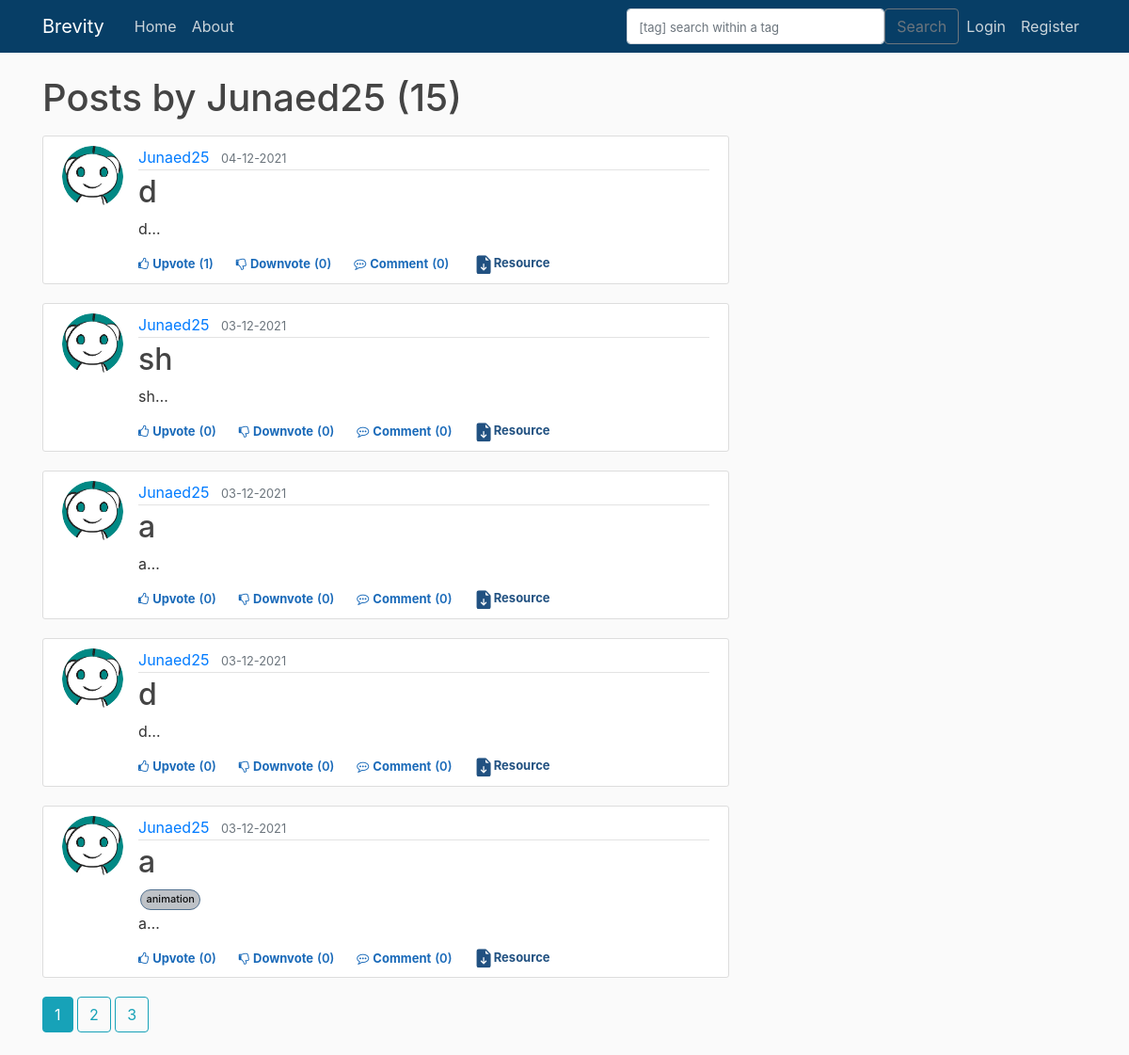
Screenshot of /user/Junaed25 with the database file from the repository.
### brevity/models.py (models this page shows, shortened)
class User(db.Model, UserMixin):
    id = db.Column(db.Integer, primary_key=True)
    username = db.Column(db.String(20), unique=True, nullable=False)
    email = db.Column(db.String(120), unique=True, nullable=False)
    image_file = db.Column(db.String(20), nullable=False, default='default.jpg')
    password = db.Column(db.String(60), nullable=False)
    posts = db.relationship('Post', backref='author', lazy=True)                    #By default SQLAlchemy guess the relationship to be one to many as posts returns a list of post.
    upvoted = db.relationship('Upvote', foreign_keys='Upvote.user_id', backref='user', lazy='dynamic')
    downvoted = db.relationship('Downvote', foreign_keys='Downvote.user_id', backref='user', lazy='dynamic')
    commented = db.relationship('Comment', backref='author', lazy=True)

class Post(db.Model):
    id = db.Column(db.Integer, primary_key=True)
    title = db.Column(db.String(100), nullable=False)
    date_posted = db.Column(db.DateTime, nullable=False, default=datetime.utcnow)
    content = db.Column(db.Text, nullable=False)
    user_id = db.Column(db.Integer, db.ForeignKey('user.id'), nullable=False)
    tags = db.relationship('Tag', backref='post', cascade="all, delete", lazy='dynamic')
    upvotes = db.relationship('Upvote', backref='post', cascade="all, delete", lazy='dynamic')
    downvotes = db.relationship('Downvote', backref='post',cascade="all, delete", lazy='dynamic')
    comments = db.relationship('Comment', backref='post',cascade="all, delete", lazy='dynamic')
    resources = db.relationship('ResourceFile', backref='post',cascade="all, delete", lazy='dynamic')

class Tag(db.Model):
    tag = db.Column(db.String(50), nullable=False, primary_key=True)
    post_id = db.Column(db.Integer, db.ForeignKey('post.id'), primary_key=True)

### brevity/users/routes.py (the view)
@users.route("/user/<string:username>")
def user_posts(username):
    form=SearchForm()
    page = request.args.get('page', 1, type=int)
    user = User.query.filter_by(username=username).first_or_404()
    posts = (Post.query.filter_by(author = user)
        .order_by(Post.date_posted.desc())
        .paginate(page = page, per_page = 5)
        )
    return render_template('user_posts.html', posts=posts, form=form, user=user)

### brevity/main/forms.py
class SearchForm(FlaskForm):
    searched = TextAreaField('Searched', validators=[DataRequired()])
    submit = SubmitField('Submit')

### brevity/templates/user_posts.html (shortened to what this page needs)
{% extends "layout.html" %}
{% block content %}
    <h1 class="mb-3">Posts by {{ user.username }} ({{ posts.total }})</h1>
    {% for post in posts.items %}
        <article class="media content-section">
            <img class="rounded-circle article-img" src="{{ url_for('static', filename = 'profile_pics/' + post.author.image_file)}}">
            <div class="media-body">
                <div class="article-metadata">
                    <a class="mr-2" href="{{ url_for('users.user_posts', username=post.author.username) }}">{{ post.author.username }}</a>
                    <small class="text-muted">{{ post.date_posted.strftime('%d-%m-%Y') }}</small>
                </div>
                <h2><a class="article-title" href="{{ url_for('posts.post', post_id=post.id) }}">{{ post.title }}</a></h2>
                <div class="d-flex ps-relative">
                  {% for tag in post.tags %}
                          <a href="{{ url_for('main.search',form_val=tag.tag, type=1) }}" class="post-tag" >{{tag.tag}}</a>
                  {% endfor %}
                </div>
                <p class="article-content">{{ post.content[:200] }}<span>&#8230;</span></p>
                <div>
                  {% if current_user.is_authenticated %}
                      <div class="d-flex flex-row fs-12" id="vote{{post.id}}">
                          {% if not current_user.has_upvoted_post(post) %}
                              <div class="like cursor votestyle vote" post_id="{{post.id}}" action="upvote"><i class="fa fa-thumbs-o-up"></i><span class="ml-1">Upvote</span></div>
                              <div class="like vote_count" ><span class="ml-1 mr-4">({{post.upvotes.count()}})</span></div>
                          {% else %}
                              <div class="like cursor upvotedstyle vote" post_id="{{post.id}}" action="upvote"><i class="fa fa-thumbs-o-up"></i><span class="ml-1">Upvoted</span></div>
                              <div class="like upvoted_count" ><span class="ml-1 mr-4">({{post.upvotes.count()}})</span></div>
                          {% endif %}
                          {% if not current_user.has_downvoted_post(post) %}
                              <div class="like downvotecursor votestyle vote" post_id="{{post.id}}" action="downvote"><i class="fa fa-thumbs-o-down"></i><span class="ml-1">Downvote</span></div>
                              <div class="like vote_count"><span class="ml-1 mr-4">({{post.downvotes.count()}})</span></div>
                          {% else %}
                              <div class="like downvotecursor downvotedstyle vote" post_id="{{post.id}}" action="downvote"><i class="fa fa-thumbs-o-down"></i><span class="ml-1">Downvoted</span></div>
                              <div class="like downvoted_count"><span class="ml-1 mr-4">({{post.downvotes.count()}})</span></div>
                          {% endif %}
                          <div class="like cursor comment"><i class="fa fa-commenting-o"></i><span class="ml-1"><a class="mr-1 like cursor comment" href="{{ url_for('posts.post', post_id=post.id) }}">Comment</a></span></div>
                          <div class="like comment_count"><span class="ml-0">({{post.comments.count()}})</span></div>
                            <button type="button" class="btn btn-sm mb-4 resource" data-toggle="modal" data-target="#resourceModal">
                              <svg xmlns="http://www.w3.org/2000/svg" width="22" height="20" fill="currentColor" class="bi bi-file-earmark-arrow-down-fill" viewBox="0 0 16 16" data-darkreader-inline-fill="" style="--darkreader-inline-fill:currentColor;">
                          <path d="M9.293 0H4a2 2 0 0 0-2 2v12a2 2 0 0 0 2 2h8a2 2 0 0 0 2-2V4.707A1 1 0 0 0 13.707 4L10 .293A1 1 0 0 0 9.293 0zM9.5 3.5v-2l3 3h-2a1 1 0 0 1-1-1zm-1 4v3.793l1.146-1.147a.5.5 0 0 1 .708.708l-2 2a.5.5 0 0 1-.708 0l-2-2a.5.5 0 0 1 .708-.708L7.5 11.293V7.5a.5.5 0 0 1 1 0z"></path>
                          </svg>Resource</button>
                      </div>
                  {% else %}
                      <div class="d-flex flex-row fs-12">
                          <div class="like cursor unauthorised_upvote"><i class="fa fa-thumbs-o-up"></i><span class="ml-1"><a class="like cursor unauthorised_upvote" href="{{ url_for('posts.vote_action', post_id=post.id, action='unauthorized_upvote')}}">Upvote</a></span></div>
                          <div class="like vote_count" ><span class="ml-1 mr-4">({{post.upvotes.count()}})</span></div>
                          <div class="like downvotecursor unauthorised_downvote"><i class="fa fa-thumbs-o-down"></i><span class="ml-1"><a class="like downvotecursor unauthorised_downvote" href="{{ url_for('posts.vote_action', post_id=post.id, action='unauthorized_downvote')}}">Downvote</a></span></div>
                          <div class="like vote_count"><span class="ml-1 mr-4">({{post.downvotes.count()}})</span></div>
                          <div class="like cursor comment"><i class="fa fa-commenting-o"></i><span class="ml-1"><a class="mr-1 like cursor comment" href="{{ url_for('posts.post', post_id=post.id) }}">Comment</a></span></div>
                          <div class="like comment_count"><span class="ml-0">({{post.comments.count()}})</span></div>
                          <button type="button" class="btn btn-sm mb-4 resource" data-toggle="modal" data-target="#resourceModal">
                        Resource</button>
                      </div>
                  {% endif %}
                </div>
            </div>
        </article>
    {% endfor %}
    {% for page_num in posts.iter_pages(left_edge=1, right_edge=1, left_current=1, right_current=2) %}
      {% if page_num %}
        {% if posts.page == page_num %}
          <a class="btn btn-info mb-4" href="{{ url_for('users.user_posts', username=user.username, page=page_num) }}">{{ page_num }}</a>
        {% else %}
          <a class="btn btn-outline-info mb-4" href="{{ url_for('users.user_posts', username=user.username, page=page_num) }}">{{ page_num }}</a>
        {% endif %}
      {% else %}
        ...
      {% endif %}
    {% endfor %}
{% endblock content %}

### brevity/static/main.css (style rules this page uses)
body { background: #fafafa; color: #333333; margin-top: 5rem; }
h1, h2, h3, h4, h5, h6 { color: #444444; }
.content-section { background: #ffffff; padding: 10px 20px; border: 1px solid #dddddd; border-radius: 3px; margin-bottom: 20px; }
.article-title { color: #444444; }
.article-content { white-space: pre-line; }
.article-img { height: 65px; width: 65px; margin-right: 16px; }
.article-metadata { padding-bottom: 1px; margin-bottom: 4px; border-bottom: 1px solid #e3e3e3 }
.fs-12 { font-size: 12px }
.cursor { cursor: pointer }
.downvotecursor { cursor: pointer }
.vote_count { color: #1a6ab9; font-size: 13px; font-weight: 600; }
.comment { color: #1a6ab9; font-size: 13px; font-weight: 700; }
.comment_count { color: #1a6ab9; font-size: 13px; font-weight: 600; }
.unauthorised_upvote { color: #1a6ab9; font-size: 13px; font-weight: 700; }
.unauthorised_downvote { color: #1a6ab9; font-size: 13px; font-weight: 700; }
.post-tag { display: inline-block; padding: 0.4em 0.5em; margin: 2px 2px 2px 2px; font-size: 11px; line-height: 1; white-space: nowrap; text-decoration: none; text-align: center; border-width: 1px; border-style: solid; border-radius: 9999px; color: #0d0e0f; background-color: #bec2c7; border-color: #51708f; font-weight: 500; }
.resource { width: 12%; padding: 4px 4px; font-size: 13px; position: absolute; transform: translate(385%, -17%); background-color: #ffffff; text-align: center; border-radius: 6px; font-weight: 680; margin-bottom: 5px; border: 3px; color: #215181; }

### rows the page displays
User: username "Junaed25"
Post: image_file (placeholder picture), author.username "Junaed25", date_posted "04-12-2021", title "d", content "d", upvotes.count "1", downvotes.count "0", comments.count "0"
Post: image_file (placeholder picture), author.username "Junaed25", date_posted "03-12-2021", title "sh", content "sh", upvotes.count "0", downvotes.count "0", comments.count "0"
Post: image_file (placeholder picture), author.username "Junaed25", date_posted "03-12-2021", title "a", content "a", upvotes.count "0", downvotes.count "0", comments.count "0"
Post: image_file (placeholder picture), author.username "Junaed25", date_posted "03-12-2021", title "d", content "d", upvotes.count "0", downvotes.count "0", comments.count "0"
Post: image_file (placeholder picture), author.username "Junaed25", date_posted "03-12-2021", title "a", content "a", upvotes.count "0", downvotes.count "0", comments.count "0"
Tag: tag "animation"

### other values shown
{{ posts.total }} "15"
{{ page_num }} "1"
{{ page_num }} "2" "3"
